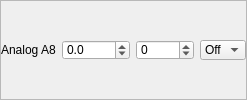
                 <widget class="QFrame" name="frmAnalog4">
                  <property name="frameShape">
                   <enum>QFrame::Shape::StyledPanel</enum>
                  </property>
                  <property name="frameShadow">
                   <enum>QFrame::Shadow::Raised</enum>
                  </property>
                  <layout class="QHBoxLayout" name="horizontalLayout_14">
                   <property name="spacing">
                    <number>6</number>
                   </property>
                   <property name="leftMargin">
                    <number>0</number>
                   </property>
                   <property name="topMargin">
                    <number>0</number>
                   </property>
                   <property name="rightMargin">
                    <number>0</number>
                   </property>
                   <property name="bottomMargin">
                    <number>0</number>
                   </property>
                   <item>
                    <widget class="QLabel" name="lblAn8">
                     <property name="sizePolicy">
                      <sizepolicy hsizetype="Maximum" vsizetype="Preferred">
                       <horstretch>0</horstretch>
                       <verstretch>0</verstretch>
                      </sizepolicy>
                     </property>
                     <property name="minimumSize">
                      <size>
                       <width>0</width>
                       <height>20</height>
                      </size>
                     </property>
                     <property name="maximumSize">
                      <size>
                       <width>16777215</width>
                       <height>20</height>
                      </size>
                     </property>
                     <property name="text">
                      <string>Analog A8</string>
                     </property>
                    </widget>
                   </item>
                   <item>
                    <widget class="QDoubleSpinBox" name="spnA4Gain">
                     <property name="minimumSize">
                      <size>
                       <width>0</width>
                       <height>20</height>
                      </size>
                     </property>
                     <property name="maximumSize">
                      <size>
                       <width>16777215</width>
                       <height>20</height>
                      </size>
                     </property>
                     <property name="decimals">
                      <number>1</number>
                     </property>
                     <property name="minimum">
                      <double>-3000.000000000000000</double>
                     </property>
                     <property name="maximum">
                      <double>3000.000000000000000</double>
                     </property>
                    </widget>
                   </item>
                   <item>
                    <widget class="QSpinBox" name="spnA4Off">
                     <property name="minimumSize">
                      <size>
                       <width>0</width>
                       <height>20</height>
                      </size>
                     </property>
                     <property name="maximumSize">
                      <size>
                       <width>16777215</width>
                       <height>20</height>
                      </size>
                     </property>
                     <property name="minimum">
                      <number>-2012</number>
                     </property>
                     <property name="maximum">
                      <number>2012</number>
                     </property>
                    </widget>
                   </item>
                   <item>
                    <widget class="QComboBox" name="cmbA4Ch">
                     <property name="sizePolicy">
                      <sizepolicy hsizetype="Maximum" vsizetype="Fixed">
                       <horstretch>0</horstretch>
                       <verstretch>0</verstretch>
                      </sizepolicy>
                     </property>
                     <property name="minimumSize">
                      <size>
                       <width>0</width>
                       <height>20</height>
                      </size>
                     </property>
                     <property name="maximumSize">
                      <size>
                       <width>16777215</width>
                       <height>20</height>
                      </size>
                     </property>
                     <item>
                      <property name="text">
                       <string>Off</string>
                      </property>
                     </item>
                     <item>
                      <property name="text">
                       <string>1</string>
                      </property>
                     </item>
                     <item>
                      <property name="text">
                       <string>2</string>
                      </property>
                     </item>
                     <item>
                      <property name="text">
                       <string>3</string>
                      </property>
                     </item>
                     <item>
                      <property name="text">
                       <string>4</string>
                      </property>
                     </item>
                     <item>
                      <property name="text">
                       <string>5</string>
                      </property>
                     </item>
                     <item>
                      <property name="text">
                       <string>6</string>
                      </property>
                     </item>
                     <item>
                      <property name="text">
                       <string>7</string>
                      </property>
                     </item>
                     <item>
                      <property name="text">
                       <string>8</string>
                      </property>
                     </item>
                     <item>
                      <property name="text">
                       <string>9</string>
                      </property>
                     </item>
                     <item>
                      <property name="text">
                       <string>10</string>
                      </property>
                     </item>
                     <item>
                      <property name="text">
                       <string>11</string>
                      </property>
                     </item>
                     <item>
                      <property name="text">
                       <string>12</string>
                      </property>
                     </item>
                     <item>
                      <property name="text">
                       <string>13</string>
                      </property>
                     </item>
                     <item>
                      <property name="text">
                       <string>14</string>
                      </property>
                     </item>
                     <item>
                      <property name="text">
                       <string>15</string>
                      </property>
                     </item>
                     <item>
                      <property name="text">
                       <string>16</string>
                      </property>
                     </item>
                    </widget>
                   </item>
                  </layout>
                 </widget>
